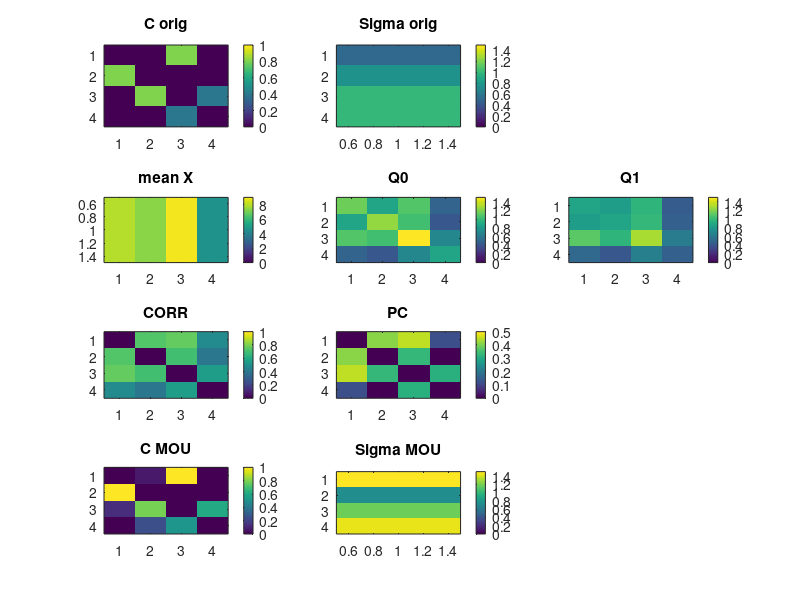
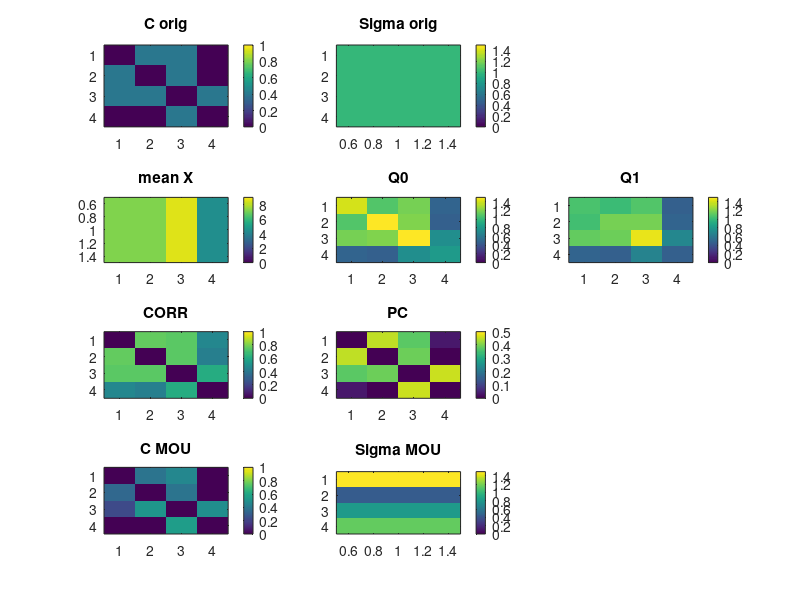
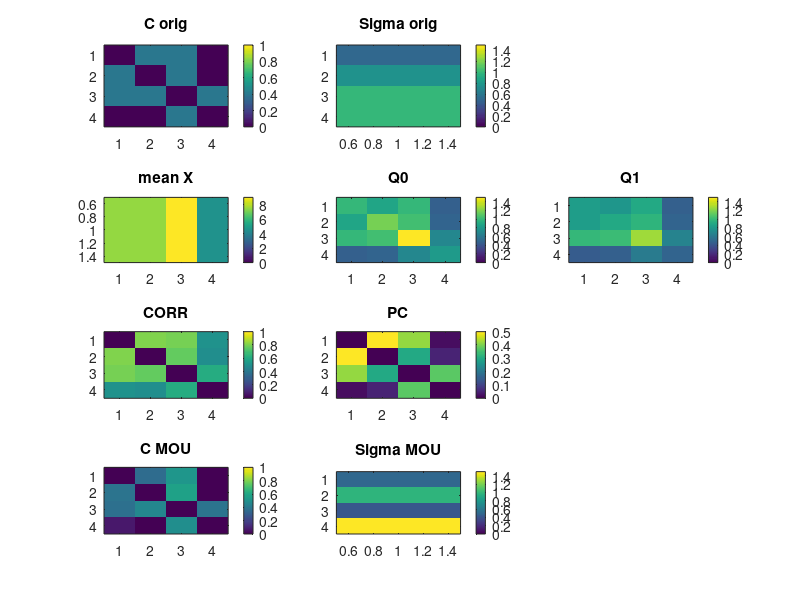
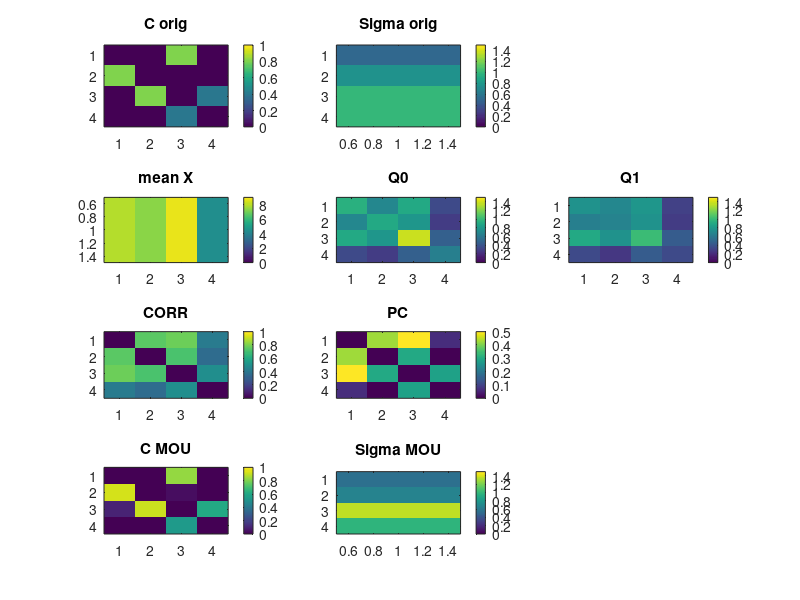

Write the MATLAB code that produced these figures, in order.
clear all;


% network and simulation parameters

n_net = 4; % number of network configurations to simulate
N = 4; % number of nodes in network

tau_x = 1; % leakage time constant (common to all nodes)
C = zeros(N,N,n_net); % connectivity matrices
Sigma = zeros(N,N,n_net); % input covariance matrices


T = 1000; % duration of simulation
T0 = 100; % initialization time for network dynamics

dt = 0.05; % temporal resolution for simulation

nT = floor(T/dt); % simulation timesteps
nT0 = floor(T0/dt); % simulation timesteps to ignore (due to initial condition)

n_sampl = floor(1./dt); % sampling to get 1 point every second
nTs = floor(T); % number of simulated time points after subsampling


% original network configurations, where C[i,j] is the weight from node j to node i

% 1 C symmetric and Sigma homogeneous
% 2 C symmetric and Sigma heterogeneous
% 3 C directed and Sigma heterogeneous
% 4 same as 3 with non-Gaussian observation noise

% config 3 with 2 loops
C(2,1,3) = 1;
C(3,2,3) = 1;
C(1,3,3) = 1;
C(4,3,3) = 0.5;
C(3,4,3) = 0.5;

% config 1 and 2
C(:,:,1) = 0.5*(C(:,:,3)+C(:,:,3)');

C(:,:,2) = C(:,:,1);

% config 4
C(:,:,4) = C(:,:,3);

% config 1
for i=1:N
    Sigma(i,i,1) = 1;
end

% config 2, 3 and 4
Sigma(:,:,2) = Sigma(:,:,1);
Sigma(2,2,2) = 0.75;
Sigma(1,1,2) = 0.5;

Sigma(:,:,3) = Sigma(:,:,2);

Sigma(:,:,4) = Sigma(:,:,2);

% config 4
std_noise = 0.5; % standard deviation for normal noise added to config 4
amp_noise = 0.5; % amplitude of noise for config 4

% all configs
C *= 0.8; % homogeneous scaling
I0 = 0.05; % homogeneous inputs


% erase previous plots
close all;


% simulation for 4 configurations
for i_net=1:n_net

    % simulated Jacobian,
    J_sim = -eye(N)/tau_x + C(:,:,i_net);
    % simulated input noise
    Sigma_sim = Sigma(:,:,i_net);
    % multivariate Ornstein-Uhlenbeck simulation,
    X_tmp = zeros(N,nT); % time series with time step dt
    v_noise = sqrt(Sigma_sim) * (randn(N,nT0+nT) * (dt^0.5)); % input noise
    for iT=2:(nT0+nT)
        X_tmp(:,iT) = X_tmp(:,iT-1) + dt*(J_sim*X_tmp(:,iT-1)) + I0 + v_noise(:,iT);
    end

    % subsampling
    ts_X = zeros(T,N); % time series with time step 1 (subsampled)
    for iT=1:T
        ts_X(iT,:) = X_tmp(:,nT0+iT*n_sampl); % swap order of indices
    end

    % gaussian noise for config 4
    if i_net==n_net
        ts_X = ts_X + amp_noise*(lognrnd(0,std_noise,T,N)-1);
    end

    % mean calculation and demeaning
    X = mean(ts_X,1);
    for i=1:N
        ts_X(:,i) = ts_X(:,i) - X(i);
    end
    #print(ts_X.mean(0))

    % empirical covariances
    Q0 = (ts_X(1:nTs-1,:)'*ts_X(1:nTs-1,:)) / (nTs-2);
    Q1 = (ts_X(1:nTs-1,:)'*ts_X(2:nTs,:)) / (nTs-2);

    % Pearson correlations,
    K = Q0;
    K = K ./ sqrt(diag(K)*diag(K)');
    for i=1:N
        K(i,i) = 0;
    end

    % partial correlation
    P = pinv(Q0);
    P = -P ./ sqrt(diag(P)*diag(P)');
    for i=1:N
        P(i,i) = 0;
    end

    % MVAR estimate
    A_MVAR = pinv(Q0)*Q1;
    C_MVAR = A_MVAR';
    for i=1:N
        C_MVAR(i,i) = 0;
    end
    Sigma_MVAR = Q0 - A_MVAR*(Q0*A_MVAR');

    % theoretical MOU estimate
    J_MOU = real(logm(pinv(Q0)*Q1));
    C_MOU = J_MOU';
    for i=1:N
        C_MOU(i,i) = 0;
    end
    Sigma_MOU = - J_MOU*Q0 - Q0*J_MOU';


    % plots
    figure;

    subplot(4,3,1);
    imagesc(C(:,:,i_net),[0,1]);
    title('C orig');
    colorbar;

    subplot(4,3,2);
    imagesc(diag(Sigma(:,:,i_net)),[0,1.5]);
    title('Sigma orig');
    colorbar;


    subplot(4,3,4);
    imagesc(X,[0,9]);
    title('mean X');
    colorbar;

    subplot(4,3,5);
    imagesc(Q0,[0,1.5]);
    title('Q0');
    colorbar;

    subplot(4,3,6);
    imagesc(Q1,[0,1.5]);
    title('Q1');
    colorbar;


    subplot(4,3,7);
    imagesc(K,[0,1]);
    title('CORR');
    colorbar;


    subplot(4,3,8);
    imagesc(P,[0,0.5]);
    title('PC');
    colorbar;

    if 0
        subplot(4,3,10);
        imagesc(C_MVAR,[0,0.5]);
        title('C MVAR');
        colorbar;

        subplot(4,3,11);
        imagesc(diag(Sigma_MVAR),[0,1]);
        title('Sigma MVAR');
        colorbar;

    else

        subplot(4,3,10);
        imagesc(C_MOU,[0,1]);
        title('C MOU');
        colorbar;

        subplot(4,3,11);
        imagesc(diag(Sigma_MOU),[0,1.5]);
        title('Sigma MOU');
        colorbar;

    end
        
end

savefig('fig_est_th')

